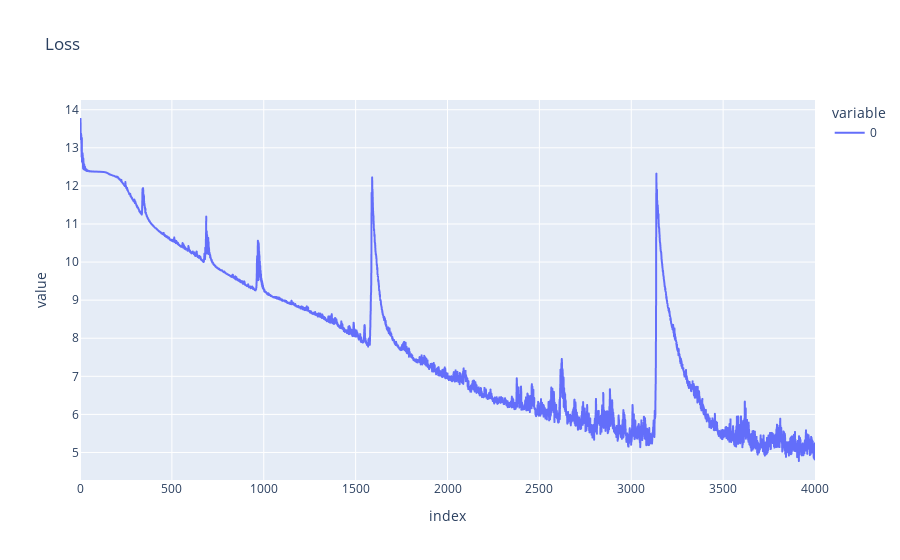

Notebook code for this chart:
### Code cell
px.line(np.log(reg.losses), title='Loss')

### Figure 1 — Plotly figure (JSON) as saved in the notebook; plotly's stock layout.template omitted (floating-point values rounded to 4 significant figures; data arrays with more than 128 entries replaced by an {"elided": "..."} marker saying what was removed)
{"data": [{"hovertemplate": "variable=0<br>index=%{x}<br>value=%{y}<extra></extra>", "legendgroup": "0", "line": {"color": "#636efa", "dash": "solid"}, "marker": {"symbol": "circle"}, "mode": "lines", "name": "0", "showlegend": true, "type": "scattergl", "x": {"elided": "4001 int values"}, "xaxis": "x", "y": {"elided": "4001 float values"}, "yaxis": "y"}], "layout": {"legend": {"title": {"text": "variable"}, "tracegroupgap": 0}, "title": {"text": "Loss"}, "xaxis": {"anchor": "y", "domain": [0, 1], "title": {"text": "index"}}, "yaxis": {"anchor": "x", "domain": [0, 1], "title": {"text": "value"}}}}
